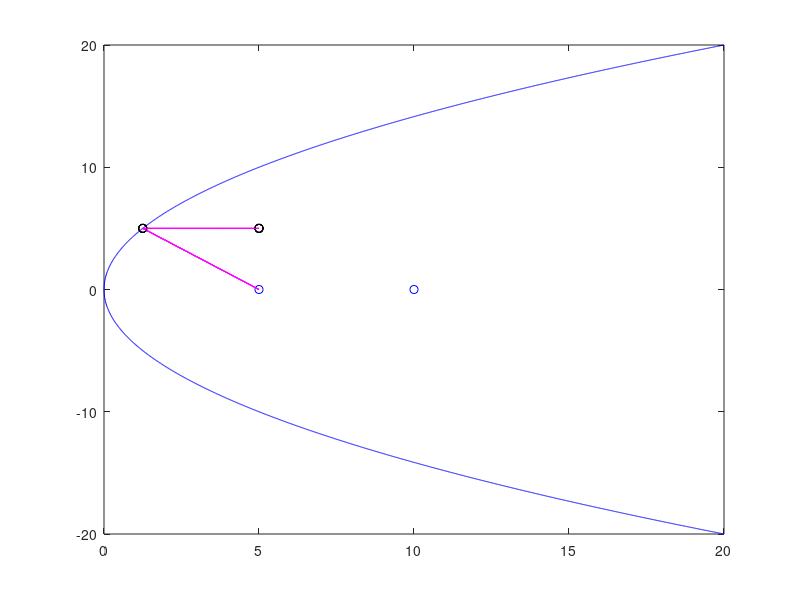

The MATLAB script that drew this image:
% --------------------------------------------- EJERCICIO Entregable 1  ---------------------------------------- %
% Autor: Chingon Ligon, El Mago                                                                                  %
% Matrícula: La Concha de tu madre                                                                               %
% Asignatura: Sistemas Optoelectrónicos                                                                          % 
% Instrucciones de ejecución: Ejecutar. Una interfaz de texto le guiará por las distintas opciones.              % 
% -------------------------------------------------------------------------------------------------------------- %

clc;
clear;

should_print = input("Antes de comenzar, desea incluir en la gráfica información adicional de depuración como tangentes y/o normales? (Responda con 1 para Si y 0 para No)\n");
f = input("Por favor, inserte un valor para el foco de la parabola:\n"); % Foco
r = 2 * f;     % RADIO
x = 0:0.01:20; % Valores de X para la grafica

% Espejo (Parabola)
y_pos = 2 * sqrt(f * x); 
y_neg = -2 * sqrt(f * x);

% Dibujamos la parabola y los puntos, ya que estos nunca van a cambiar
plot(f, 0, 'bo', r, 0, 'bo', x, y_pos, 'b', x, y_neg, 'b'); hold on

% Debemos encontrar la ecuacion de una linea que pase por los puntos (x_p, y_p) partiendo del punto (x_e, y_e)
fprintf("Debería haberse abierto una figura con la parabola, el foco (primer punto en azul), y el radio (segundo punto en azul) marcados. \nNo la cierre.\n");
numero_rayos = input("Cuantos rayos incidentes quiere?\n");

% Bucle
for n = 1:numero_rayos
    fprintf("A continuación deberá elegir los valores para el punto inicial desde el cual parte el rayo incidente numero %i.\n", n);
    x_e = input("Coordenada X?:");
    y_e = input("Coordenada Y?:");

    % Se pasa a definir los puntos donde incide el rayo en la parabola (parte positiva)
    fprintf("Ahora se le pedirá de la misma manera la coordenada Y del punto de incidencia a partir del cual el rayo incidente se reflejará. Si quiere que el rayo incidente sea paralelo al eje X, esta deberá ser igual a la que ha puesto anteriormente.\n");
    y_p = input("Coordenada Y?:");
    x_p = 1/(4 * f) * y_p^2;

    x_acotada = x_p:0.01:x_e;

    % Dibujo de los puntos elegidos
    plot (x_e, y_e, 'ko'); hold on
    plot (x_p, y_p, 'ko'); hold on

    % Pendiente del rayo incidente
    m = (y_e - y_p) / (x_e - x_p);

    r_incidente = m *(x_acotada - x_p) + y_p; % Rayo Incidente entre (x_e, y_e) y (x_p, y_p)

    m_tan = sqrt(f / x_p); % Slope de la linea tangente

    tangent = m_tan * (x - x_p) + y_p; % Tangente a parabola en (x_p, y_p)
    tangent_neg = -1 * m_tan * (x - x_p) + y_p; % Tangente para negativos, para usarla luego si fuera necesario

    m_tan_normal = -1 / m_tan; % Slope de la recta normal a la tangente

    % Recta normal que pasa por el punto tangente, en este caso por el punto (x_p, y_p)
    normal = m_tan_normal * (x - x_p) + y_p;

    % tan(theta) = (m1 - m2)/(1 + m1*m2) => theta = arctan((m1 - m2)/(1 + m1*m2))
    % Queremos 2 veces este angulo

    theta =  2 * atan((m - m_tan_normal) / (1 + (m * m_tan_normal)));

    r_reflex = - tan(theta) * (x_acotada - x_p) + y_p; % Rayo reflejado
    % Tan (-x) = - Tan(x)
    r_reflect_neg = tan(theta) * (x_acotada - x_p) + y_p; % Rayo Reflejado en negativo

    % Graficas

    plot (x_acotada, r_incidente, 'm'); hold on % Rayo Incidente entre (x_e, y_e) y (x_p, y_p)
    if y_p < 0
        if should_print == 1
            plot (x, tangent_neg, 'r', x, normal, 'b--'); hold on % Recta Tangente y normal  
        end
        plot(x_acotada, r_reflect_neg, 'm'); hold on % Rayo Reflectado en caso de negativo
    else
        if should_print == 1
            plot (x, tangent, 'r', x, normal, 'b--'); hold on % Recta Tangente y normal  
        end
        plot (x_acotada, r_reflex, 'm'); hold on % Rayo reflectado
    end
end
fprintf("Simulación Terminada");


















